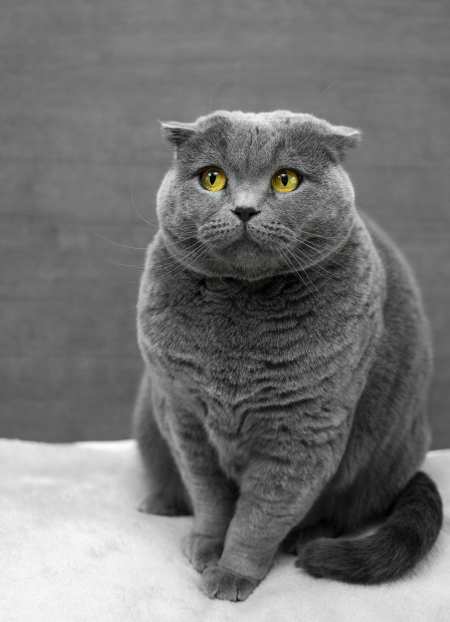
#> input picture sample_drive_photos/Cats_Blu/01_blu_sofa_portrait.jpg, 900 x 1243 px (shown at 1/2 size)
$ python -i detector.py   (imports and definitions only)   (older library calls are emulated)
#> lines starting #> are read from the running program, lines starting #| are printed output that depends on the picture; after the words box and inside, x2 and y2 are one past the last pixel; in counts of white or black regions, pixels touching at a corner belong together
#> further down, picture is the input picture: PIL image 900x1243 RGB; mean R, G, B 116.1, 116.1, 115.8
### backend/ai/face_engine.py
import os
import threading
from typing import List, Dict, Any, Optional
import numpy as np
import cv2
from PIL import Image


class FaceEngine:
    """
    Face Detection and Facial Feature Embedding Engine.
    Detects:
      1. Human faces using OpenCV YuNet ONNX (FaceDetectorYN).
      2. Pet / Cat faces using OpenCV Haar Cat Face Cascade with strict thresholds.
    Extracts:
      - Normalized bounding boxes [ymin, xmin, ymax, xmax].
      - 256-dimensional Perceptual Facial Identity Vector for person re-identification.
    """

    def __init__(self):
        ai_dir = os.path.dirname(os.path.abspath(__file__))
        self.yunet_path = os.path.join(ai_dir, "face_detection_yunet.onnx")
        self.cat_haar_path = os.path.join(ai_dir, "haarcascade_frontalcatface.xml")

        self.yunet = None
        self.cat_cascade = None
        self._lock = threading.Lock()

        self._init_models()

    def _init_models(self):
        # 1. Initialize YuNet Face Detector (high precision, low false positive deep model)
        if os.path.exists(self.yunet_path) and os.path.getsize(self.yunet_path) > 1000:
            try:
                self.yunet = cv2.FaceDetectorYN.create(
                    model=self.yunet_path,
                    config="",
                    input_size=(320, 320),
                    score_threshold=0.68,
                    nms_threshold=0.30,
                    top_k=20,
                )
            except Exception:
                self.yunet = None

        # 2. Pet/Cat face Haar cascade with strict validation
        if os.path.exists(self.cat_haar_path) and os.path.getsize(self.cat_haar_path) > 1000:
            try:
                self.cat_cascade = cv2.CascadeClassifier(self.cat_haar_path)
            except Exception:
                self.cat_cascade = None

    def detect_all_faces(self, pil_img: Image.Image) -> List[Dict[str, Any]]:
        """
        Detects all human and pet faces in the given image.
        Returns a list of dicts:
        [
          {
            "bbox": [ymin, xmin, ymax, xmax],
            "confidence": 0.95,
            "face_type": "human_face" | "pet_face",
            "is_portrait": bool,
          }
        ]
        """
        rgb = np.array(pil_img.convert("RGB"))
        h, w, _ = rgb.shape
#> h = 1243; w = 900
        if h < 48 or w < 48:
            return []

        results = []

        # 1. Detect human faces with YuNet (including low-light CLAHE fallback if needed)
        if self.yunet is not None:
            try:
                target_max = float(np.clip(max(h, w), 320, 512))
                scale = target_max / float(max(h, w))
                new_w, new_h = max(32, int(w * scale)), max(32, int(h * scale))
                small_bgr = cv2.resize(cv2.cvtColor(rgb, cv2.COLOR_RGB2BGR), (new_w, new_h))
                with self._lock:
                    self.yunet.setInputSize((new_w, new_h))
                    _, faces = self.yunet.detect(small_bgr)

                    # If no faces found and image is very dark, try CLAHE + gamma brightened pass
                    if (faces is None or len(faces) == 0) and float(np.mean(rgb)) < 60.0:
                        lab = cv2.cvtColor(small_bgr, cv2.COLOR_BGR2LAB)
                        clahe = cv2.createCLAHE(clipLimit=3.5, tileGridSize=(8, 8))
                        lab[:, :, 0] = clahe.apply(lab[:, :, 0])
                        enh_bgr = cv2.cvtColor(lab, cv2.COLOR_LAB2BGR)
                        enh_bgr = np.clip((enh_bgr / 255.0) ** 0.55 * 255.0, 0, 255).astype(np.uint8)
                        _, faces = self.yunet.detect(enh_bgr)

                if faces is not None and len(faces) > 0:
                    for f in faces:
                        fx, fy, fw, fh = f[0], f[1], f[2], f[3]
                        conf = float(f[14])
                        # Filter tiny or low-confidence artifacts
                        if conf < 0.68 or fw < 24 or fh < 24:
                            continue

                        orig_x = fx / scale
                        orig_y = fy / scale
                        orig_w = fw / scale
                        orig_h = fh / scale

                        pad_w = orig_w * 0.15
                        pad_h = orig_h * 0.15

                        xmin = max(0.0, (orig_x - pad_w) / float(w))
                        ymin = max(0.0, (orig_y - pad_h) / float(h))
                        xmax = min(1.0, (orig_x + orig_w + pad_w) / float(w))
                        ymax = min(1.0, (orig_y + orig_h + pad_h) / float(h))

                        box_area = (xmax - xmin) * (ymax - ymin)

                        # Extract 5 facial landmarks normalized to 0..1 [right_eye, left_eye, nose, mouth_r, mouth_l]
                        landmarks = []
                        if len(f) >= 14:
                            for lm_idx in range(4, 14, 2):
                                lx = (f[lm_idx] / scale) / float(w)
                                ly = (f[lm_idx + 1] / scale) / float(h)
                                landmarks.append([round(float(lx), 4), round(float(ly), 4)])

                        results.append({
                            "bbox": [round(float(ymin), 4), round(float(xmin), 4), round(float(ymax), 4), round(float(xmax), 4)],
                            "confidence": round(float(conf), 3),
                            "face_type": "human_face",
                            "box_area": round(float(box_area), 4),
                            "landmarks": landmarks,
                        })
            except Exception:
                pass

        # 2. Detect pet / cat faces only if no human face found (downscaled for speed)
        if not results and self.cat_cascade is not None:
            try:
                c_scale = min(1.0, 384.0 / float(max(h, w)))
#> c_scale = 0.309
                cw_img = max(32, int(w * c_scale))
#> cw_img = 278
                ch_img = max(32, int(h * c_scale))
#> ch_img = 384
                gray_full = cv2.cvtColor(rgb, cv2.COLOR_RGB2GRAY)
                gray = cv2.resize(gray_full, (cw_img, ch_img)) if c_scale < 1.0 else gray_full
                min_s = max(24, int(50 * c_scale))
#> min_s = 24
                with self._lock:
                    cat_faces = self.cat_cascade.detectMultiScale(
                        gray,
                        scaleFactor=1.15,
                        minNeighbors=7,  # strict to prevent landscape false positives
                        minSize=(min_s, min_s),
                    )
#> cat_faces = ()
                if len(cat_faces) > 0:
                    for (cx, cy, cw, ch) in cat_faces:
                        pad = cw * 0.12
                        xmin = max(0.0, (cx - pad) / float(cw_img))
                        ymin = max(0.0, (cy - pad) / float(ch_img))
                        xmax = min(1.0, (cx + cw + pad) / float(cw_img))
                        ymax = min(1.0, (cy + ch + pad) / float(ch_img))

                        results.append({
                            "bbox": [round(float(ymin), 4), round(float(xmin), 4), round(float(ymax), 4), round(float(xmax), 4)],
                            "confidence": 0.90,
                            "face_type": "pet_face",
                            "box_area": round(float((xmax - xmin) * (ymax - ymin)), 4),
                        })
            except Exception:
                pass

        results.sort(key=lambda x: x["box_area"], reverse=True)
        for r in results:
            r["is_portrait"] = bool(len(results) == 1 and r["box_area"] > 0.10)

        return results

    # [97 lines left out: function extract_face_embedding, not called in this run]


face_engine = FaceEngine()

### backend/ai/detector.py
from typing import List, Tuple, Dict, Any, Optional
import numpy as np
import cv2
from PIL import Image

from backend.ai.face_engine import face_engine


class SubjectDetector:
    """
    Locates salient foreground subjects, human faces, and pet faces.
    Returns normalized bounding boxes [ymin, xmin, ymax, xmax] in [0.0, 1.0].
    """

    def __init__(self):
        yy, xx = np.mgrid[0:256, 0:256].astype(np.float32)
        self._center_prior = 0.4 + 0.6 * np.exp(
            -(((xx - 128.0) ** 2 + (yy - 128.0) ** 2) / (2 * (95.0**2)))
        )
        self._morph_kernel = cv2.getStructuringElement(cv2.MORPH_ELLIPSE, (11, 11))

    def detect_all_subjects_and_faces(
        self, pil_img: Image.Image, enable_faces: bool = True
    ) -> Tuple[List[float], float, List[Dict[str, Any]]]:
        """
        Detects primary subject and any specific human/pet faces in the image.
        Returns:
          - primary_bbox: [ymin, xmin, ymax, xmax]
          - salience_score: float (0.0 to 1.0)
          - detected_faces: list of dicts with individual face boxes and confidences
        """
        detected_faces = face_engine.detect_all_faces(pil_img) if enable_faces else []
#> detected_faces = []

        if detected_faces:
            # If prominent faces are found, prioritize the largest face as the primary subject
            top_face = detected_faces[0]
            ymin, xmin, ymax, xmax = top_face["bbox"]
            conf = float(top_face["confidence"])

            # Expand slightly downwards to include shoulders / body for a pleasing portrait crop
            box_h = ymax - ymin
            expanded_ymax = min(1.0, ymax + box_h * 0.35)
            primary_bbox = [ymin, xmin, expanded_ymax, xmax]
            return primary_bbox, conf, detected_faces

        # No faces found: Fall back to saliency & color-contrast segmentation without re-running face detection
        saliency_bbox, score = self.detect_primary_subject_bbox(pil_img, check_faces=False)
        return saliency_bbox, score, []

    def detect_primary_subject_bbox(
        self, pil_img: Image.Image, check_faces: bool = True
    ) -> Tuple[List[float], float]:
        """
        Computes a tight bounding box around the primary foreground subject using
        border-color background modeling + gradient saliency map + morphological closing.
        Returns ([ymin, xmin, ymax, xmax], salience_score).
        """
#> called with check_faces = False
        try:
            if check_faces:
                faces = face_engine.detect_all_faces(pil_img)
                if faces:
                    top_face = faces[0]
                    ymin, xmin, ymax, xmax = top_face["bbox"]
                    box_h = ymax - ymin
                    expanded_ymax = min(1.0, ymax + box_h * 0.35)
                    return [ymin, xmin, expanded_ymax, xmax], float(top_face["confidence"])

            w, h = pil_img.size
#> w = 900; h = 1243
            if h < 32 or w < 32:
                return [0.1, 0.1, 0.9, 0.9], 0.5

            # Resize directly in PIL to 256x256 for ultra-fast saliency analysis
            small_pil = pil_img.convert("RGB").resize((256, 256), Image.Resampling.BILINEAR)
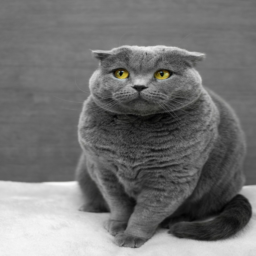
#> small_pil: PIL image 256x256 RGB; mean R, G, B 116.1, 116.1, 115.8
            small = np.array(small_pil)
            lab = cv2.cvtColor(small, cv2.COLOR_RGB2LAB).astype(np.float32)
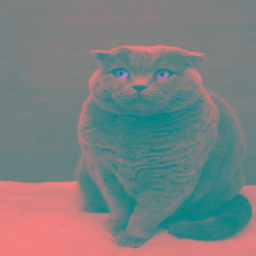
#> lab: shape (256, 256, 3) float32; mean R, G, B 122.7, 128, 128.2

            # Estimate background distribution from outer border strips
            border_pixels = np.concatenate(
                [
                    lab[:12, :, :].reshape(-1, 3),
                    lab[-12:, :, :].reshape(-1, 3),
                    lab[:, :12, :].reshape(-1, 3),
                    lab[:, -12:, :].reshape(-1, 3),
                ],
                axis=0,
            )
            bg_mean = np.median(border_pixels, axis=0)
#> bg_mean = [127, 128, 128]

            # Color contrast map vs border background
            color_dist = np.linalg.norm(lab - bg_mean, axis=2)
            color_dist = cv2.GaussianBlur(color_dist, (9, 9), 0)
            if color_dist.max() > 1e-5:
                color_dist = color_dist / color_dist.max()

            # Edge / texture density map (pets/faces have rich fur/eye/whisker gradients)
            gray = cv2.cvtColor(small, cv2.COLOR_RGB2GRAY)
#> gray: shape (256, 256)
            gx = cv2.Sobel(gray, cv2.CV_32F, 1, 0, ksize=3)
            gy = cv2.Sobel(gray, cv2.CV_32F, 0, 1, ksize=3)
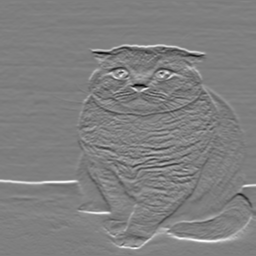
#> gy: shape (256, 256) float32; min -534, max 536, mean 3.3; drawn with min black and max white
            grad = np.sqrt(gx * gx + gy * gy)
            grad = cv2.GaussianBlur(grad, (15, 15), 0)
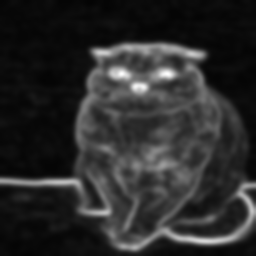
#> grad: shape (256, 256) float32; min 4.02, max 254.1, mean 43.5
            if grad.max() > 1e-5:
                grad = grad / grad.max()

            saliency = (0.55 * color_dist + 0.45 * grad) * self._center_prior
            if saliency.max() > 1e-5:
                saliency = saliency / saliency.max()
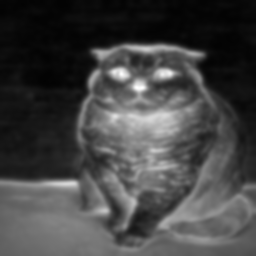
#> saliency: shape (256, 256) float32; min 0.0113, max 1, mean 0.267

            # Threshold to find primary subject mask
            thresh_val = max(0.38, float(np.percentile(saliency, 72)))
#> thresh_val = 0.418
            mask = (saliency >= thresh_val).astype(np.uint8) * 255
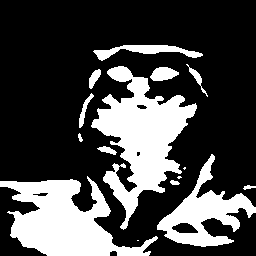
#> mask: shape (256, 256); 28% white; 15 white regions (3 under 20 px), largest, box (x1, y1, x2, y2) and area: (91, 66, 197, 230) 7123, (0, 176, 158, 256) 6375, (157, 154, 256, 247) 3222

            mask = cv2.morphologyEx(mask, cv2.MORPH_CLOSE, self._morph_kernel)
#> mask: shape (256, 256); 31.2% white; 3 white regions, box (x1, y1, x2, y2) and area: (0, 66, 256, 256) 19563, (93, 45, 208, 97) 877, (78, 133, 83, 142) 27
            mask = cv2.morphologyEx(mask, cv2.MORPH_OPEN, self._morph_kernel)
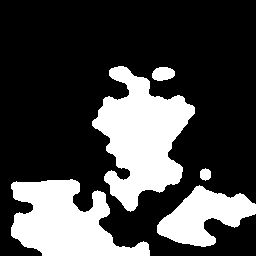
#> mask: shape (256, 256); 27.6% white; 5 white regions

            contours, _ = cv2.findContours(mask, cv2.RETR_EXTERNAL, cv2.CHAIN_APPROX_SIMPLE)
#> contours = 5 contours; box (x1, y1, x2, y2) and area: (92, 66, 195, 212) 7769, (11, 179, 150, 256) 6182, (157, 185, 256, 247) 3158, (152, 67, 175, 81) 228, (200, 168, 211, 181) 94
            if not contours:
                return [0.12, 0.12, 0.88, 0.88], 0.6

            # Pick contour with highest integrated saliency * area
            best_box = None
            best_score = -1.0
            for c in contours:
                x, y, cw, ch = cv2.boundingRect(c)
                area_frac = (cw * ch) / float(256 * 256)
                if area_frac < 0.03:
                    continue
                roi_sal = float(np.mean(saliency[y : y + ch, x : x + cw]))
                score = roi_sal * (area_frac**0.35)
                if score > best_score:
                    best_score = score
                    best_box = (x, y, cw, ch)
#> this loop made 5 passes
#> (x, y, cw, ch, area_frac, roi_sal, score, best_score) on passes 1, 2, 5: (157, 185, 99, 62, 0.0937, 0.42, 0.183, 0.183), (11, 179, 139, 77, 0.163, 0.425, 0.225, 0.225), (92, 66, 103, 146, 0.229, 0.45, 0.269, 0.269)
#> (x, y, cw, ch, area_frac) on passes 3 to 4: (200, 168, 11, 13, 0.00218), (152, 67, 23, 14, 0.00491)
#> after the loop, best_score = 0.269

            if best_box is None:
                return [0.12, 0.12, 0.88, 0.88], 0.65

            x, y, cw, ch = best_box
            # Add a slight 6% padding so ears/whiskers are never clipped
            pad_x = int(cw * 0.06)
#> pad_x = 6
            pad_y = int(ch * 0.06)
#> pad_y = 8
            xmin = max(0.02, (x - pad_x) / 256.0)
#> xmin = 0.336
            ymin = max(0.02, (y - pad_y) / 256.0)
#> ymin = 0.227
            xmax = min(0.98, (x + cw + pad_x) / 256.0)
#> xmax = 0.785
            ymax = min(0.98, (y + ch + pad_y) / 256.0)
#> ymax = 0.859

            return [round(ymin, 4), round(xmin, 4), round(ymax, 4), round(xmax, 4)], round(
                float(best_score), 3
            )
        except Exception:
            return [0.1, 0.1, 0.9, 0.9], 0.5

>>> from PIL import Image
>>> picture = Image.open('../../sample_drive_photos/Cats_Blu/01_blu_sofa_portrait.jpg')
>>> result = SubjectDetector().detect_all_subjects_and_faces(picture)
#> in detect_all_subjects_and_faces, `saliency_bbox, score = self.detect_primary_subject_bbox(pil_img, check..`: saliency_bbox = [0.227, 0.336, 0.859, 0.785]; score = 0.269
#> result = ([0.227, 0.336, 0.859, 0.785], 0.269, [])

$ run again, on sample_drive_photos/Cats_Blu/03_blu_closeup_gaze.png
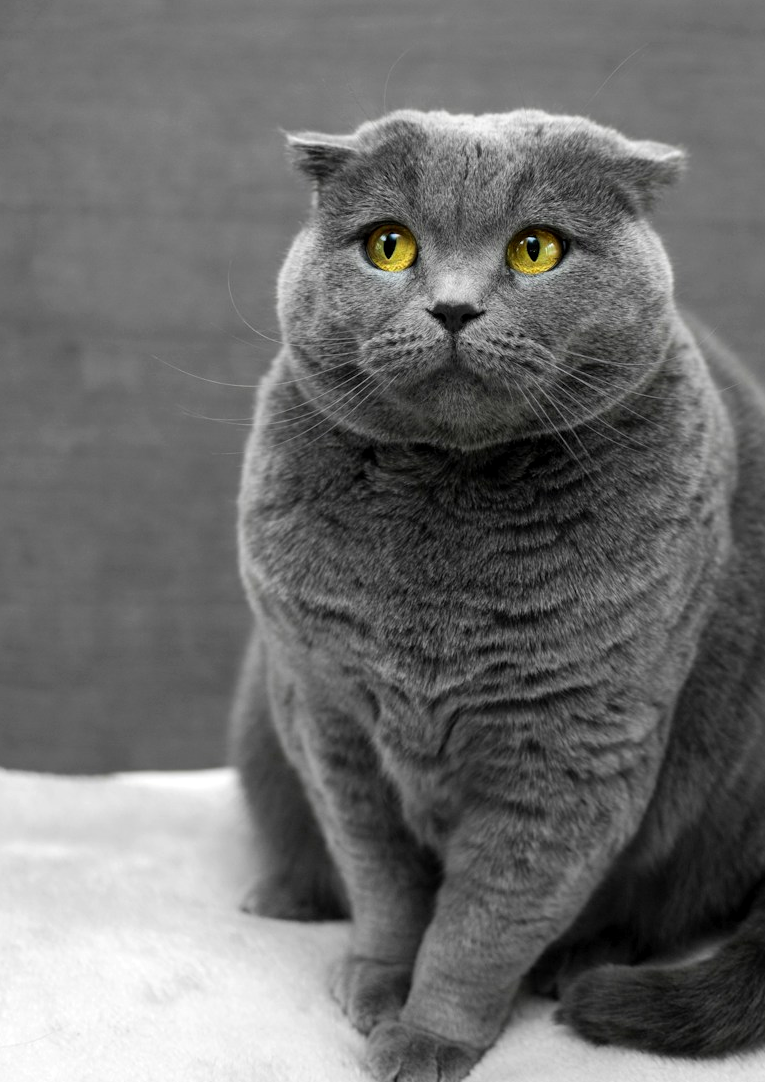
#> input picture sample_drive_photos/Cats_Blu/03_blu_closeup_gaze.png, 765 x 1082 px
#> picture is the input picture: PIL image 765x1082 RGB; mean R, G, B 109.8, 109.8, 109.4
#> cat_faces = ()
#> detected_faces = []
#> bg_mean = [124, 128, 128]
#> in detect_primary_subject_bbox, `saliency = saliency / saliency.max()`:
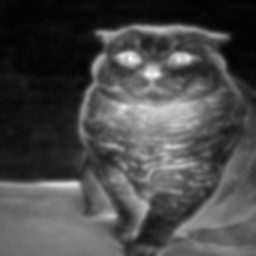
#> saliency: shape (256, 256) float32; min 0.00902, max 1, mean 0.29
#> thresh_val = 0.435
#> in detect_primary_subject_bbox, `mask = cv2.morphologyEx(mask, cv2.MORPH_OPEN, self._morph_kernel)`:
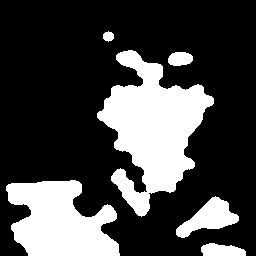
#> mask: shape (256, 256); 26.8% white; 6 white regions
#> contours = 6 contours; box (x1, y1, x2, y2) and area: (97, 50, 214, 217) 9166, (6, 180, 120, 256) 5858, (176, 196, 239, 238) 1164, (201, 243, 246, 256) 407, (168, 52, 193, 66) 256, (103, 31, 114, 42) 74
#> the loop in detect_primary_subject_bbox, `for c in contours:` made 6 passes
#> (x, y, cw, ch, area_frac, roi_sal, score, best_score) on passes 2, 3, 5: (176, 196, 63, 42, 0.0404, 0.405, 0.132, 0.132), (6, 180, 114, 76, 0.132, 0.46, 0.226, 0.226), (97, 50, 117, 167, 0.298, 0.439, 0.288, 0.288)
#> after the loop in detect_primary_subject_bbox, `for c in contours:`: best_score = 0.288
#> in detect_primary_subject_bbox, `x, y, cw, ch = best_box`: x = 97; y = 50; cw = 117; ch = 167
#> pad_x = 7
#> pad_y = 10
#> xmin = 0.352
#> ymin = 0.156
#> xmax = 0.863
#> ymax = 0.887
#> in detect_all_subjects_and_faces, `saliency_bbox, score = self.detect_primary_subject_bbox(pil_img, check..`: saliency_bbox = [0.156, 0.352, 0.887, 0.863]; score = 0.288
#> result = ([0.156, 0.352, 0.887, 0.863], 0.288, [])
